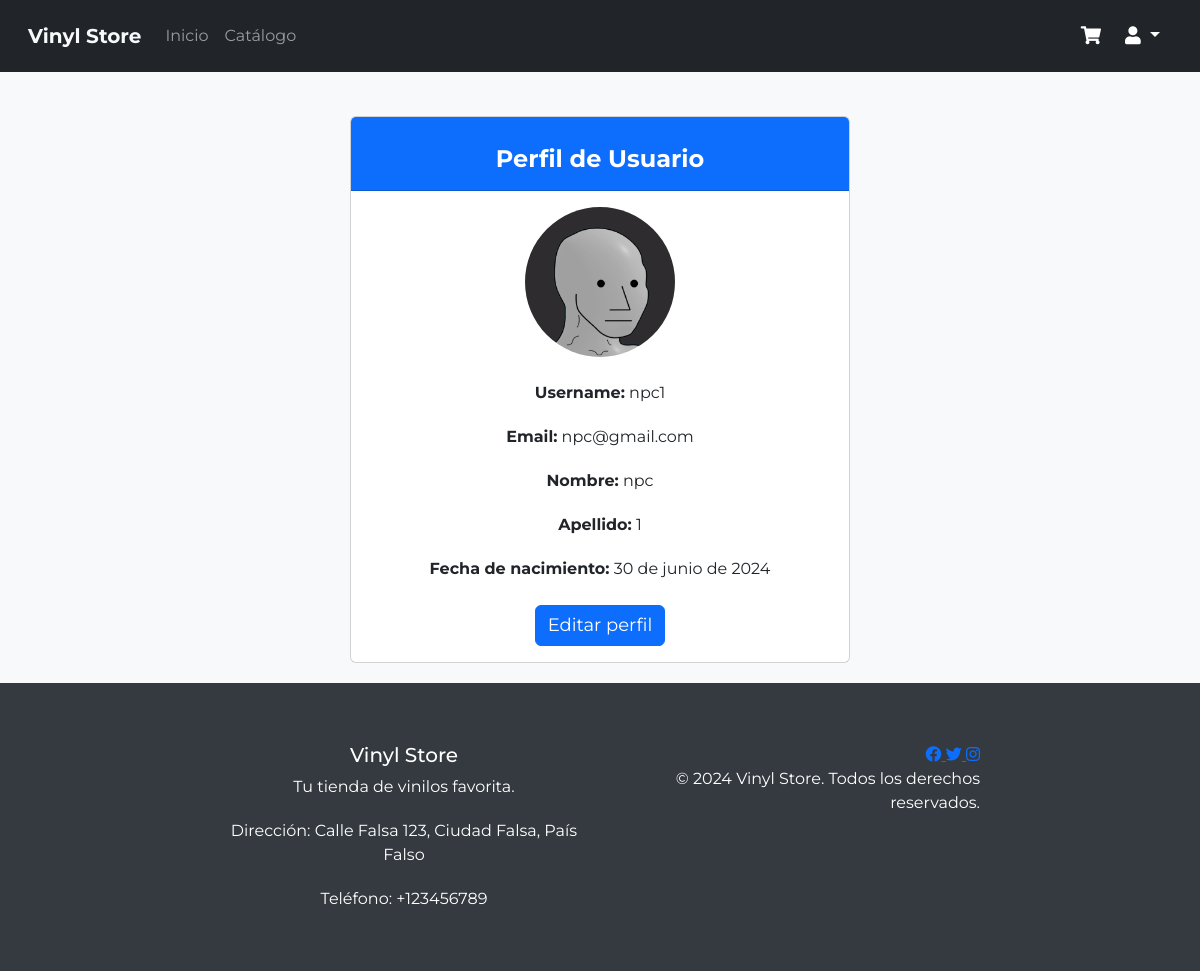
The app's page /perfil/ (signed in), older data.
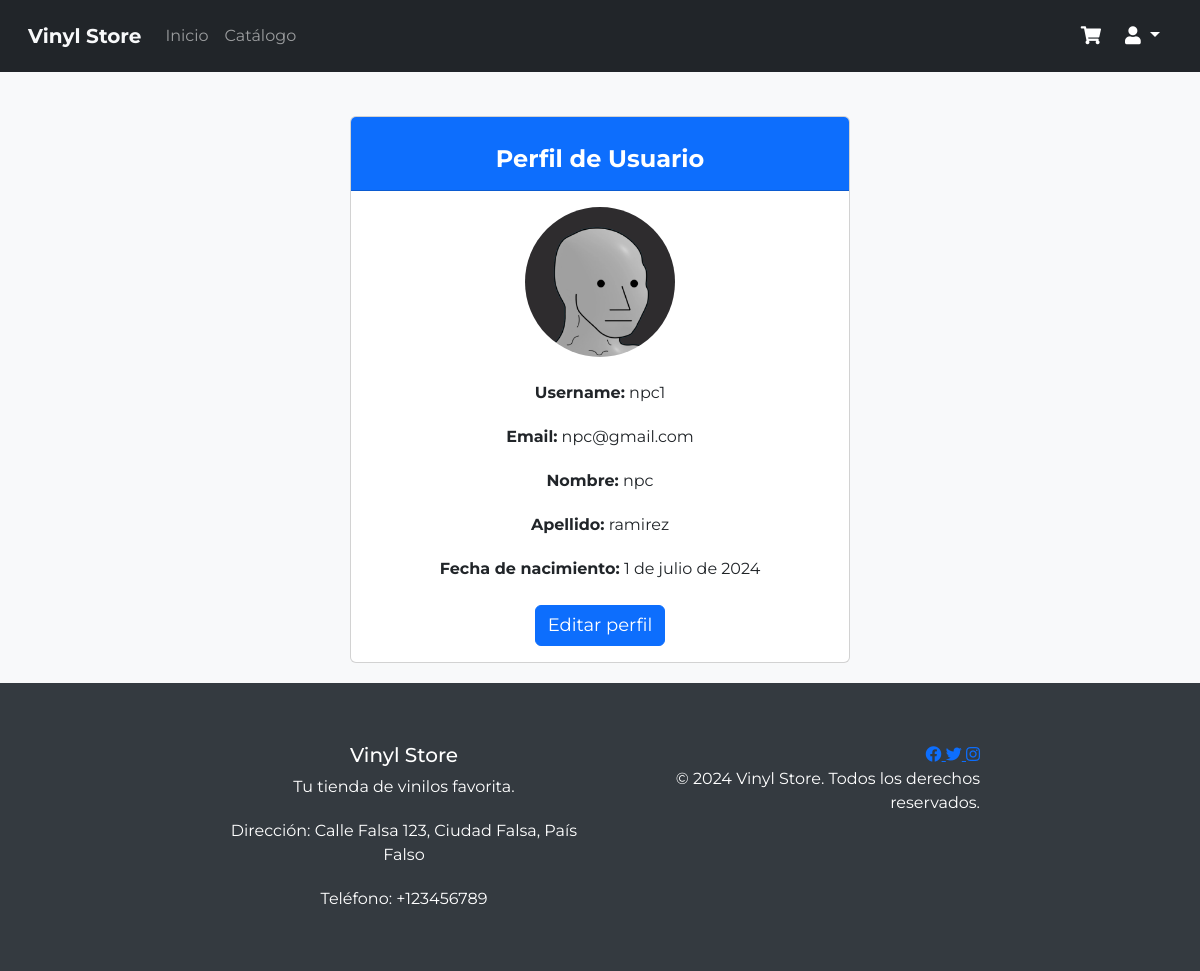
The same page, newer data.
### aplicacion/models.py (models this page shows, shortened)
class CustomUser(AbstractUser):
    fecha_nacimiento = models.DateField(blank=True, null=True)
    imagen = models.ImageField(upload_to='profile_images/', blank=True, null=True)

### aplicacion/views.py (the view)
# urls.py: path('perfil/', perfil_usuario, name='perfil_usuario'),
@login_required
def perfil_usuario(request):
    usuario = request.user
    context = {
        'usuario': usuario
    }
    return render(request, 'aplicacion/perfil_usuario.html', context)

### aplicacion/templates/aplicacion/perfil_usuario.html
{% extends "aplicacion/base.html" %}
{% load static %}
{% block content %}
<div class="container mt-4">
    <div class="card mx-auto" style="max-width: 500px;">
        <div class="card-header bg-primary text-white">
            <h2 class="card-title text-center">Perfil de Usuario</h2>
        </div>
        <div class="card-body">
            <div class="text-center mb-4">
                {% if usuario.imagen %}
                    <img src="{{ usuario.imagen.url }}" class="card-img-top rounded-circle" style="width: 150px; height: 150px; object-fit: cover;" alt="Imagen de perfil">
                {% else %}
                    <div class="rounded-circle d-flex justify-content-center align-items-center mx-auto" style="width: 150px; height: 150px; background-color: #f0f0f0; color: #999;">
                        <span style="font-size: 15x;">No hay foto de perfil</span>
                    </div>
                {% endif %}
            </div>
            <div class="mb-4">
                <p><strong>Username:</strong> {{ usuario.username }}</p>
                <p><strong>Email:</strong> {{ usuario.email }}</p>
                <p><strong>Nombre:</strong> {{ usuario.first_name }}</p>
                <p><strong>Apellido:</strong> {{ usuario.last_name }}</p>
                <p><strong>Fecha de nacimiento:</strong> {{ usuario.fecha_nacimiento }}</p>
            </div>
            <div class="text-center">
                <a href="{% url 'modificarperfil' usuario.id %}" class="btn btn-primary">Editar perfil</a>
            </div>
        </div>
    </div>
</div>
{% endblock content %}

Row changes from the older to the newer data that the page shows:
changed CustomUser "npc1": last_name "1" → "ramirez"; fecha_nacimiento "30 de junio de 2024" → "1 de julio de 2024"
